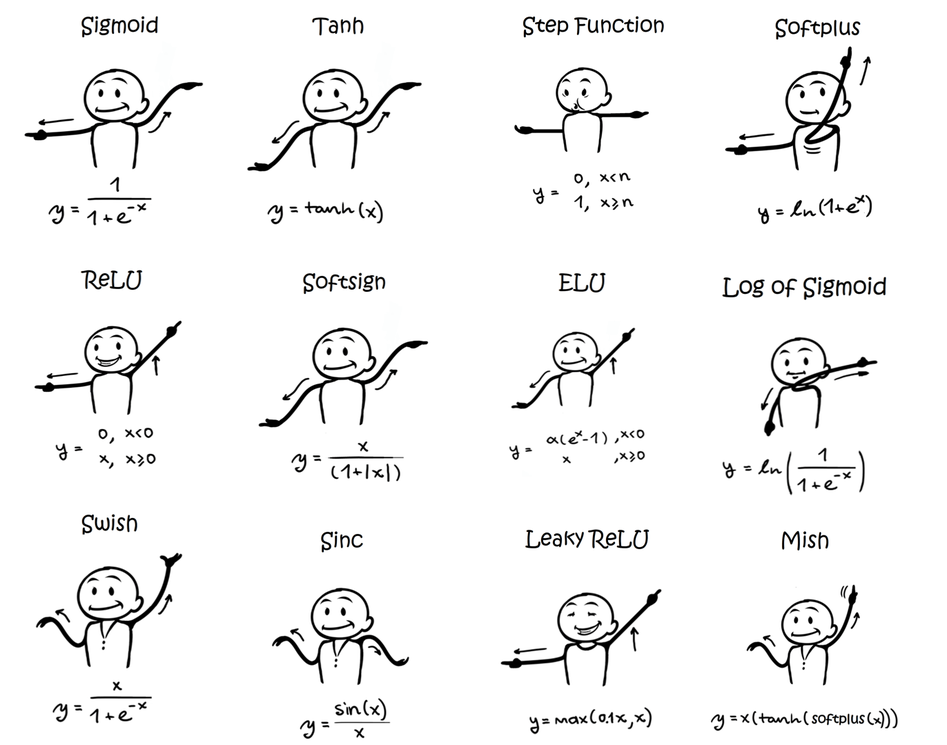
#> input picture Semester V/CVDL/Laboratory1/dance_moves.png, 947 x 745 px, shrunk from 1372 x 1080 before the run
$ python Plotting.py
#> lines starting #> are read from the running program, lines starting #| are printed output that depends on the picture
import cv2
import numpy as np
import matplotlib.pyplot as plt

print("Plotting")

"""

During this course we'll frequently create plots to show the distribution of some data,
to show the performance of the developed models etc. We'll use the matplotlib library for this.

Using this library is straightforward, and the function that we'll use the most is plot().
You can check more about this library in the documentation: https://matplotlib.org/3.3.1/contents.html .

For example, to display a sine wave we could do the following:

"""
"""
# compute the x range
x = np.arange(0 ,5 * np.pi, 0.1)
y = np.sin(x)

plt.plot(x, y)

# set the title ant the name of the x and y axes
plt.title('Sine function')
plt.ylabel('sine value')

# show the figure
plt.show()
print('---')


# We can plot different data in the same plot using subplot. Below is an example:
# compute the x range
x = np.arange(0, 2 * np.pi, 0.1)
y_sin = np.sin(x)
y_cos = np.cos(x)

# parameters: 1 - one row, 2 - two columns, 1 - first column from the two
# subplot with 1 row and 2 columns
# the first subplot is the active one
plt.subplot(1, 2, 1)

# make the first plot
plt.plot(x, y_sin)
plt.grid(True)
plt.title('Sine')

# active the second plot
plt.subplot(1, 2, 2)
plt.plot(x, y_cos)
plt.title('Cosine')

# adjust the spacing between the plots
plt.subplots_adjust(wspace=0.5)
plt.show()
"""

"""
You might be familiar from the Artificial Intelligence class with some of the activation
functions used in neural networks: ReLU, tahh, sigmoid and their friends. In the image below
you have the common activation functions depicted as dance moves.
Pick your favourite three "dance moves" and plot them with matplotlib using subplots.
"""

dance_moves_img = cv2.imread('dance_moves.png')
#> dance_moves_img is the input picture: shape (745, 947, 3); mean B, G, R 243.7, 243.7, 243.7
dpi = plt.rcParams['figure.dpi']

height, width, depth = dance_moves_img.shape
#> height = 745; width = 947; depth = 3
figsize = width / float(dpi), height / float(dpi)
#> figsize = (9.47, 7.45)
plt.figure(figsize=figsize)
plt.imshow(dance_moves_img)

"""
Sigmoid
The main reason why we use sigmoid function is because it exists between (0 to 1).
Therefore, it is especially used for models where we have to predict the probability as
an output.Since probability of anything exists only between the range of 0 and 1,
sigmoid is the right choice.
"""

x = np.linspace(-10, 10)
y = 1 / (1 + np.exp(-x))
plt.figure(figsize=(10, 5))
plt.grid(True)
plt.plot(x, y)
plt.legend(['Sigmoid function'])
plt.title('Sigmoid Function')
plt.show()
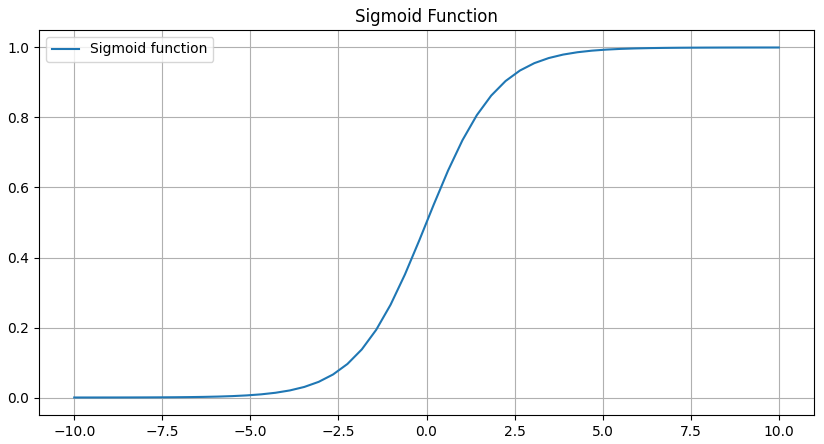
#> figure drawn by matplotlib, 1 panel; curve peaks at x = 10, y = 1

"""
ReLU - Rectified Linear Unit
The ReLU is the most used activation function in the world right now.Since, it is used in almost
all the convolutional neural networks or deep learning.
f(z) is zero when z is less than zero and f(z) is equal to z when z is above or equal to zero.
Range: [ 0 to infinity)
The function and its derivative both are monotonic.
But the issue is that all the negative values become zero immediately which decreases the ability
of the model to fit or train from the data properly. That means any negative input given to the ReLU
activation function turns the value into zero immediately in the graph, which in turns affects the
resulting graph by not mapping the negative values appropriately.
"""

x = np.linspace(-10, 10)
y = np.maximum(0, x)
plt.figure(figsize = (10, 5))
plt.grid(True)
plt.plot(x, y)
plt.legend(['ReLU function'])
plt.title('Rectified Linear Unit Function')
plt.show()
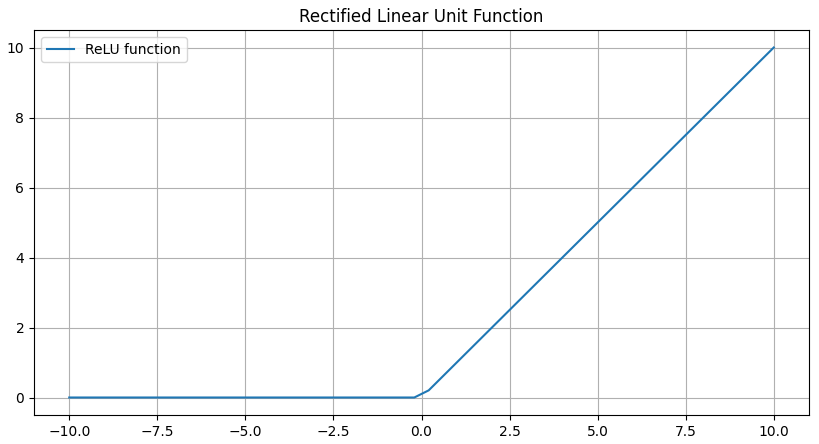
#> figure drawn by matplotlib, 1 panel; curve peaks at x = 10, y = 10


"""
Tanh
Tanh is also like logistic sigmoid but better. The range of the tanh function is from (-1 to 1).
Tanh is also sigmoidal (s - shaped).
The advantage is that the negative inputs will be mapped strongly negative and the zero inputs
will be mapped near zero in the tanh graph.
"""

x = np.linspace(-10, 10)
y = ( 2 / (1 + np.exp(-2*x) ) ) -1
plt.figure(figsize = (10, 5))
plt.grid(True)
plt.plot(x, y)
plt.legend(['Tanh function'])
plt.title('Tanh Function')
plt.show()
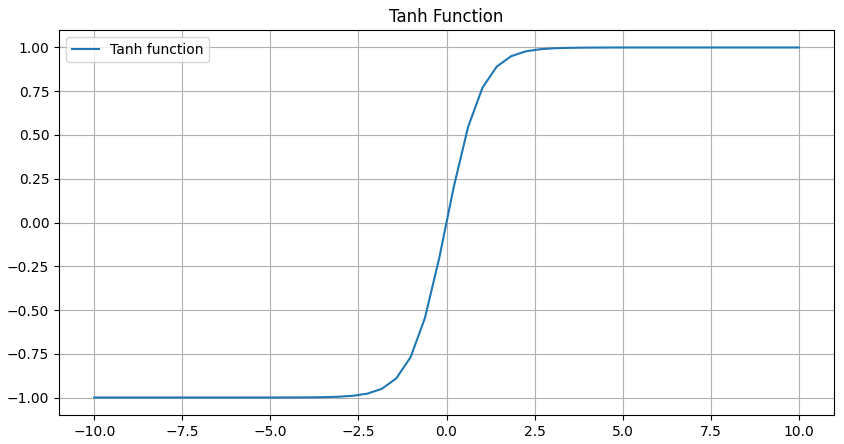
#> figure drawn by matplotlib, 1 panel; curve peaks at x = 10, y = 1
